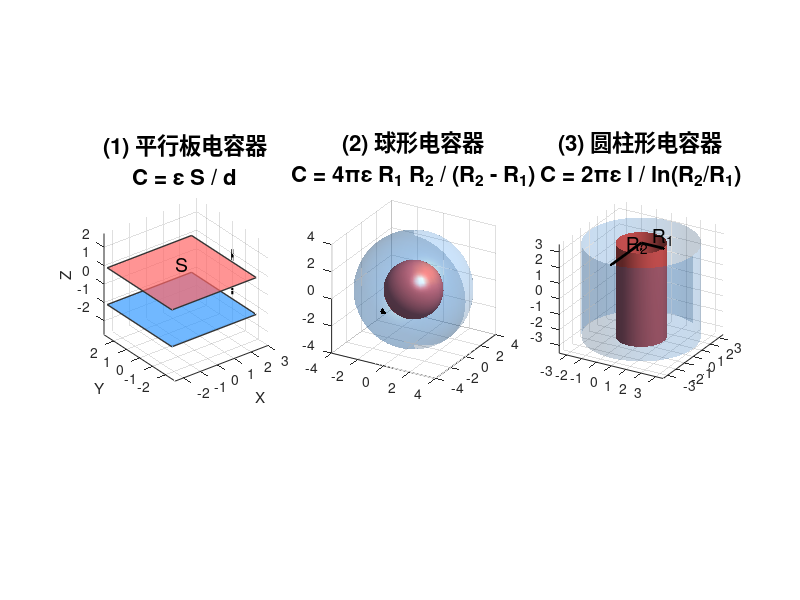

MATLAB code for this plot:
% =========================================================================
% 三种典型电容器的 3D 几何结构可视化 (终极防报错 tex 版)
% 请直接运行此脚本
% =========================================================================
function plot_typical_capacitors_safe()
    % 创建主图窗，设置纯白背景
    fig = figure('Name', '三种典型电容器模型', 'Position', [100, 100, 1400, 500], 'Color', 'w');
    
    % ==================== 1. 平行板电容器 ====================
    ax1 = subplot(1, 3, 1);
    hold(ax1, 'on'); grid(ax1, 'on');
    view(ax1, [30, 25]); axis(ax1, 'equal');
    
    d = 2;       % 极板间距
    L = 5; W = 5; % 极板长宽 (面积 S)
    
    % 绘制下极板 (蓝色)
    fill3([-L -L L L]/2, [-W W W -W]/2, [-d -d -d -d]/2, [0.2 0.6 1], ...
        'FaceAlpha', 0.7, 'EdgeColor', [0.2 0.2 0.2], 'LineWidth', 1);
    % 绘制上极板 (红色)
    fill3([-L -L L L]/2, [-W W W -W]/2, [d d d d]/2, [1 0.4 0.4], ...
        'FaceAlpha', 0.7, 'EdgeColor', [0.2 0.2 0.2], 'LineWidth', 1);
    
    % 标注 d 和 S (使用纯文本或基础 tex)
    plot3([L/2+0.5 L/2+0.5], [0 0], [-d/2 d/2], 'k|-', 'LineWidth', 1.5);
    text(L/2+1, 0, 0, 'd', 'FontSize', 14, 'FontWeight', 'bold');
    text(0, 0, d/2+0.5, 'S', 'FontSize', 14, 'HorizontalAlignment', 'center');
    
    % 公式标题 (使用原生 tex 解释器，斜杠表示分数)
    title(ax1, {'(1) 平行板电容器', 'C = \epsilon S / d'}, 'Interpreter', 'tex', 'FontSize', 16);
    xlabel(ax1, 'X'); ylabel(ax1, 'Y'); zlabel(ax1, 'Z');
    
    
    % ==================== 2. 球形电容器 ====================
    ax2 = subplot(1, 3, 2);
    hold(ax2, 'on'); grid(ax2, 'on');
    view(ax2, [30, 25]); axis(ax2, 'equal');
    
    R1 = 2; % 内球半径
    R2 = 4; % 外球壳半径
    [X, Y, Z] = sphere(40);
    
    % 绘制完整的内球
    surf(R1*X, R1*Y, R1*Z, 'FaceColor', [1 0.4 0.4], 'EdgeColor', 'none', 'FaceAlpha', 1);
    
    % 绘制完整的外球壳
    surf(R2*X, R2*Y, R2*Z, 'FaceColor', [0.2 0.6 1], 'EdgeColor', 'none', 'FaceAlpha', 0.25);
    
    % 标注 R1, R2
    plot3([0 R1], [0 0], [0 0], 'k.-', 'LineWidth', 2, 'MarkerSize', 15);
    text(R1/2, 0, 0.5, 'R_1', 'Interpreter', 'tex', 'FontSize', 14);
    plot3([0 0], [0 -R2], [0 0], 'k.-', 'LineWidth', 2, 'MarkerSize', 15);
    text(0, -R2/2, 0.5, 'R_2', 'Interpreter', 'tex', 'FontSize', 14);
    
    camlight(ax2, 'right'); lighting(ax2, 'gouraud');
    
    % 公式标题 (使用原生 tex 解释器)
    title(ax2, {'(2) 球形电容器', 'C = 4\pi\epsilon R_1 R_2 / (R_2 - R_1)'}, 'Interpreter', 'tex', 'FontSize', 16);
    
    
    % ==================== 3. 圆柱形电容器 ====================
    ax3 = subplot(1, 3, 3);
    hold(ax3, 'on'); grid(ax3, 'on');
    view(ax3, [30, 25]); axis(ax3, 'equal');
    
    Rc1 = 1.5; % 内圆柱半径
    Rc2 = 3.5; % 外圆柱筒半径
    H = 6;     % 长度 l
    
    [Xc, Yc, Zc] = cylinder([1 1], 40);
    Zc = Zc * H - H/2;
    
    % 绘制完整的内圆柱
    surf(Rc1*Xc, Rc1*Yc, Zc, 'FaceColor', [1 0.4 0.4], 'EdgeColor', 'none', 'FaceAlpha', 1);
    
    % 绘制完整的外圆柱筒
    surf(Rc2*Xc, Rc2*Yc, Zc, 'FaceColor', [0.2 0.6 1], 'EdgeColor', 'none', 'FaceAlpha', 0.25);
    
    % 标注 R1, R2, l
    plot3([0 Rc1], [0 0], [H/2 H/2], 'k.-', 'LineWidth', 2);
    text(Rc1/2, 0, H/2+0.6, 'R_1', 'Interpreter', 'tex', 'FontSize', 14);
    plot3([0 0], [0 -Rc2], [H/2 H/2], 'k.-', 'LineWidth', 2);
    text(0, -Rc2/2, H/2+0.6, 'R_2', 'Interpreter', 'tex', 'FontSize', 14);
    plot3([0 0], [0 0], [-H/2 H/2], 'k-.', 'LineWidth', 1.5);
    text(0, 0, 0, '  l', 'FontSize', 14, 'HorizontalAlignment', 'left');
    
    camlight(ax3, 'right'); lighting(ax3, 'gouraud');
    
    % 公式标题 (使用原生 tex 解释器)
    title(ax3, {'(3) 圆柱形电容器', 'C = 2\pi\epsilon l / ln(R_2/R_1)'}, 'Interpreter', 'tex', 'FontSize', 16);

    % 美化坐标轴
    set([ax1, ax2, ax3], 'FontName', 'Helvetica', 'FontSize', 10);
end
